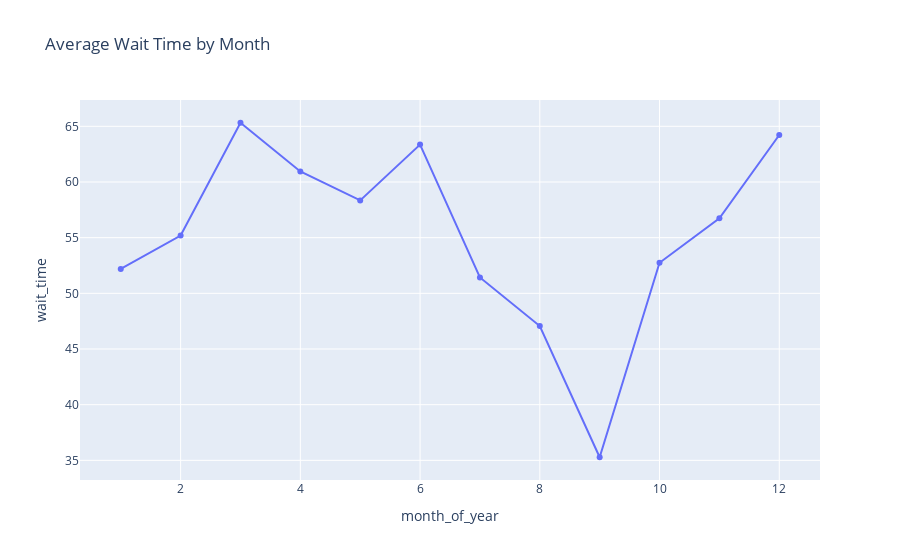

Source (notebook cell):
### Code cell
# Month of year
context = train_df \
.groupby(['month_of_year'], as_index=False) \
.agg({'wait_time':'mean'})
fig = px.line(data_frame=context, x='month_of_year', y='wait_time', title='Average Wait Time by Month')
fig.update_traces(mode='markers+lines')

### Figure 1 — Plotly figure (JSON) as saved in the notebook; plotly's stock layout.template omitted (floating-point values rounded to 4 significant figures)
{"data": [{"hovertemplate": "month_of_year=%{x}<br>wait_time=%{y}<extra></extra>", "legendgroup": "", "line": {"color": "#636efa", "dash": "solid"}, "mode": "markers+lines", "name": "", "orientation": "v", "showlegend": false, "type": "scatter", "x": [1, 2, 3, 4, 5, 6, 7, 8, 9, 10, 11, 12], "xaxis": "x", "y": [52.19, 55.19, 65.32, 60.95, 58.35, 63.36, 51.43, 47.06, 35.28, 52.74, 56.74, 64.22], "yaxis": "y"}], "layout": {"legend": {"tracegroupgap": 0}, "title": {"text": "Average Wait Time by Month"}, "xaxis": {"anchor": "y", "domain": [0, 1], "title": {"text": "month_of_year"}}, "yaxis": {"anchor": "x", "domain": [0, 1], "title": {"text": "wait_time"}}}}
